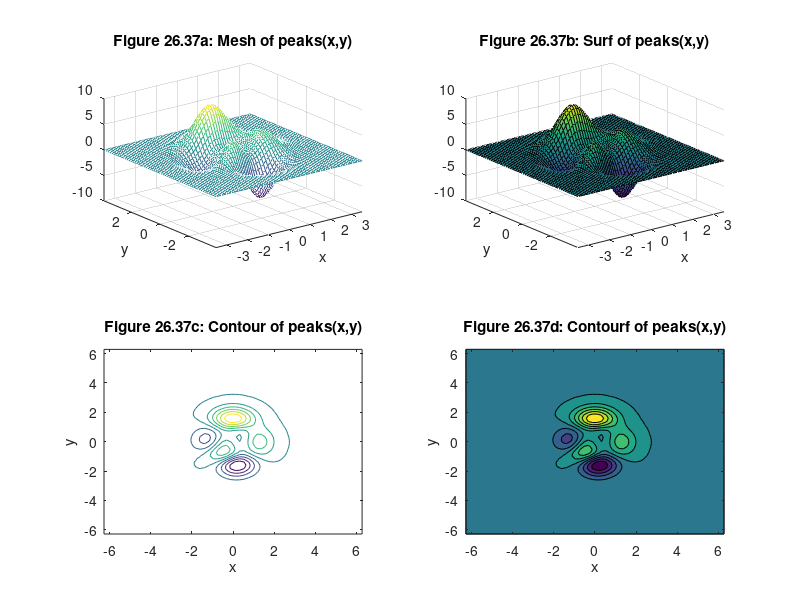

The MATLAB script that drew this image:
fstr=['3*(1-x).^2.*exp(-(x.^2) - (y+1).^2)' ... 
  ' - 10*(x/5 - x.^3 - y.^5).*exp(-x.^2-y.^2)' ... 
  ' - 1/3*exp(-(x+1).^2 - y.^2)'];
subplot(2,2,1)
ezmesh(fstr)
title('Figure 26.37a: Mesh of peaks(x,y)')
subplot(2,2,2)
ezsurf(fstr)
title('Figure 26.37b: Surf of peaks(x,y)')
subplot(2,2,3)
ezcontour(fstr)
title('Figure 26.37c: Contour of peaks(x,y)')
subplot(2,2,4)
ezcontourf(fstr)
title('Figure 26.37d: Contourf of peaks(x,y)')
